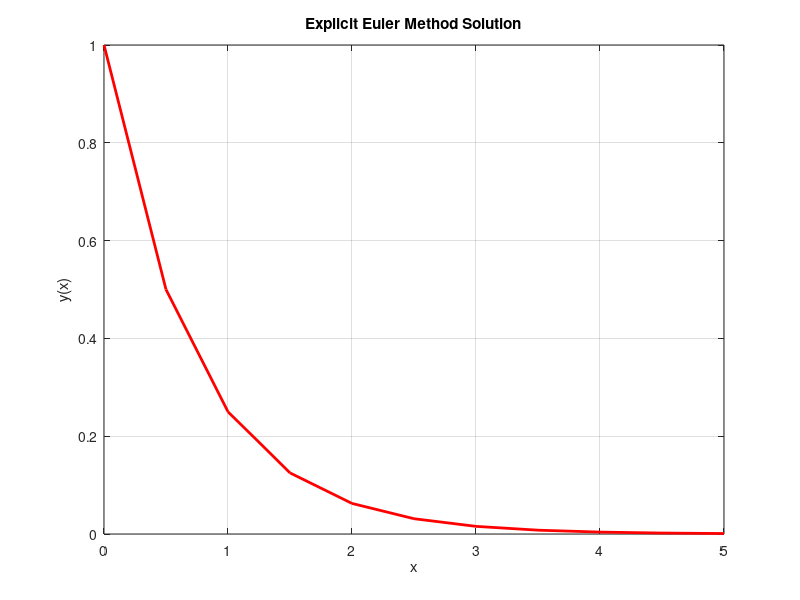

Write MATLAB code to recreate this figure.
% Implicit Euler Method
% Define the step size and time span
h = 0.5;
x_span = 0:h:5;

% Initialize arrays to store the results
y_explicit = zeros(size(x_span));

% Set initial conditions
y_explicit(1) = 1;

% Define the parameters for the implicit Euler method
a = 1001;
b = 1000;

% Apply implicit Euler method
for n = 1:length(x_span) - 1
    x_n = x_span(n);
    
    % Implicit Euler method
    y_explicit(n+1) = (y_explicit(n+1) + h * (y_explicit(n) - y_explicit(n+1)));
end


plot(x_span, y_explicit, 'r', 'LineWidth', 2);
xlabel('x');
ylabel('y(x)');
title('Explicit Euler Method Solution');
grid on;
